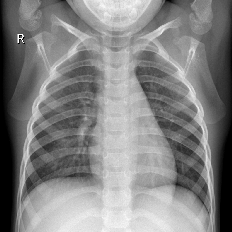
#> input picture Labs/lab02/task1/data/sample_xray.png, 232 x 232 px
$ python xray_enhancement.py
#> lines starting #> are read from the running program, lines starting #| are printed output that depends on the picture; after the words box and inside, x2 and y2 are one past the last pixel; in counts of white or black regions, pixels touching at a corner belong together
# %% [markdown]
# # Task 1: Diagnostic Enhancement of Chest X-Rays
#
# This notebook demonstrates a complete image processing pipeline for
# enhancing raw chest X-ray images. The operations include histogram
# equalization, color mapping, color balance correction, thresholding,
# logarithmic transformation, and power-law (gamma) correction.

# %% Imports
import cv2
import numpy as np
import matplotlib.pyplot as plt
import os

# Create output directory
os.makedirs('output', exist_ok=True)

# %% [markdown]
# ## 1. Load and Display
# Load the sample chest X-ray as a grayscale image and display it.

# %% Load and Display
img = cv2.imread('data/sample_xray.png', cv2.IMREAD_GRAYSCALE)
#> img is the input picture: shape (232, 232); min 0, max 255, mean 130.8
if img is None:
    raise FileNotFoundError("Could not load data/sample_xray.png")

plt.figure(figsize=(6, 6))
plt.imshow(img, cmap='gray')
plt.title('Original Chest X-Ray (Grayscale)')
plt.axis('off')
plt.tight_layout()
plt.savefig('output/01_original.png', dpi=150, bbox_inches='tight')
plt.show()
print(f"Image shape: {img.shape}, dtype: {img.dtype}")
#| Image shape: (232, 232), dtype: uint8
print(f"Intensity range: [{img.min()}, {img.max()}]")
#| Intensity range: [0, 255]

# %% [markdown]
# ## 2. Contrast Enhancement — Histogram Equalization
# Apply histogram equalization to redistribute pixel intensities,
# making lung structures far more visible.

# %% Contrast Enhancement
equalized = cv2.equalizeHist(img)
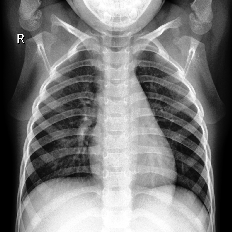
#> equalized: shape (232, 232); min 0, max 255, mean 122.5

fig, axes = plt.subplots(1, 2, figsize=(12, 6))
axes[0].imshow(img, cmap='gray')
axes[0].set_title('Original X-Ray')
axes[0].axis('off')
axes[1].imshow(equalized, cmap='gray')
axes[1].set_title('Histogram Equalized')
axes[1].axis('off')
plt.tight_layout()
plt.savefig('output/02_histogram_equalized.png', dpi=150, bbox_inches='tight')
plt.show()

# Show histogram comparison
fig, axes = plt.subplots(1, 2, figsize=(12, 4))
axes[0].hist(img.ravel(), 256, [0, 256], color='steelblue')
axes[0].set_title('Original Histogram')
axes[0].set_xlabel('Pixel Intensity')
axes[0].set_ylabel('Frequency')
axes[1].hist(equalized.ravel(), 256, [0, 256], color='coral')
axes[1].set_title('Equalized Histogram')
axes[1].set_xlabel('Pixel Intensity')
axes[1].set_ylabel('Frequency')
plt.tight_layout()
plt.savefig('output/02_histogram_comparison.png', dpi=150, bbox_inches='tight')
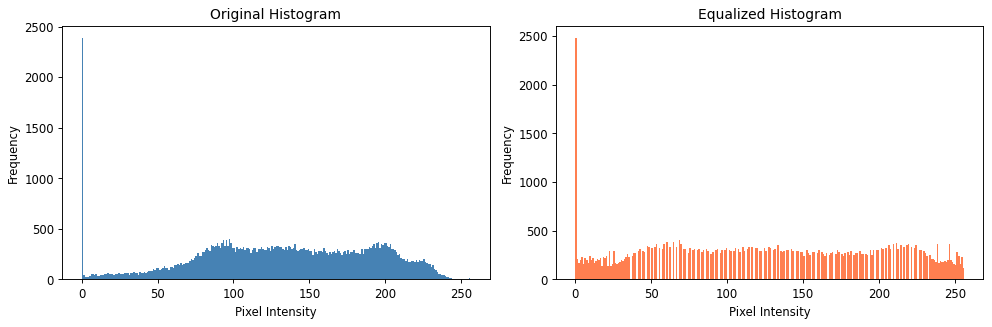
#> figure drawn by matplotlib, 2 panels; panel 1: tallest bar 2388 high, from x = 0 to 1; panel 2: tallest bar 2482 high, from x = 0 to 1
plt.show()

# %% [markdown]
# ## 3. Color Mapping (False-Color Heatmap)
# Convert the equalized grayscale image into a false-color heatmap using
# OpenCV's `COLORMAP_JET`. This maps pixel intensity to a color spectrum,
# helping the human eye detect subtle fluid boundaries and density variations.

# %% Color Mapping
heatmap = cv2.applyColorMap(equalized, cv2.COLORMAP_JET)
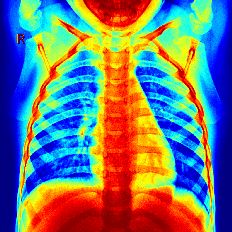
#> heatmap: shape (232, 232, 3); mean B, G, R 119.6, 121.6, 114.8
heatmap_rgb = cv2.cvtColor(heatmap, cv2.COLOR_BGR2RGB)

fig, axes = plt.subplots(1, 2, figsize=(12, 6))
axes[0].imshow(equalized, cmap='gray')
axes[0].set_title('Equalized Grayscale')
axes[0].axis('off')
axes[1].imshow(heatmap_rgb)
axes[1].set_title('COLORMAP_JET Heatmap')
axes[1].axis('off')
plt.tight_layout()
plt.savefig('output/03_colormap_jet.png', dpi=150, bbox_inches='tight')
plt.show()

# %% [markdown]
# ## 4. Color Balance
# Simulate a lighting correction by applying a mathematical color balance
# shift. This neutralizes any artificial color casts in the visualization
# by scaling channels toward a white-balanced mean.

# %% Color Balance
heatmap_float = heatmap_rgb.astype(np.float64)

# Compute per-channel means and overall mean
channel_means = heatmap_float.mean(axis=(0, 1))
#> channel_means = [114.8, 121.6, 119.6]
overall_mean = channel_means.mean()
#> overall_mean = 118.7

# Scale each channel to match the overall mean (Gray World assumption)
balanced = np.zeros_like(heatmap_float)
for i in range(3):
    if channel_means[i] > 0:
        balanced[:, :, i] = heatmap_float[:, :, i] * (overall_mean / channel_means[i])

balanced = np.clip(balanced, 0, 255).astype(np.uint8)

fig, axes = plt.subplots(1, 2, figsize=(12, 6))
axes[0].imshow(heatmap_rgb)
axes[0].set_title('Before Color Balance')
axes[0].axis('off')
axes[1].imshow(balanced)
axes[1].set_title('After Color Balance')
axes[1].axis('off')
plt.tight_layout()
plt.savefig('output/04_color_balanced.png', dpi=150, bbox_inches='tight')
plt.show()

# %% [markdown]
# ## 5. Color Filtering (Thresholding)
# Dense tissue (bone, fluid) reflects high-intensity values. Apply a strict
# threshold to mask out everything except the densest structures, isolating
# the ribs, spine, and any fluid build-up.

# %% Color Filtering (Thresholding)
threshold_value = 200
_, dense_mask = cv2.threshold(equalized, threshold_value, 255, cv2.THRESH_BINARY)
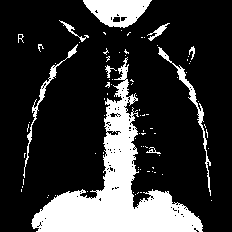
#> dense_mask: shape (232, 232); 20.9% white; 84 white regions (73 under 20 px), largest, box (x1, y1, x2, y2) and area: (31, 57, 203, 232) 8461, (83, 0, 152, 28) 1245, (158, 47, 211, 196) 544

# Apply mask to the original equalized image
dense_only = cv2.bitwise_and(equalized, equalized, mask=dense_mask)
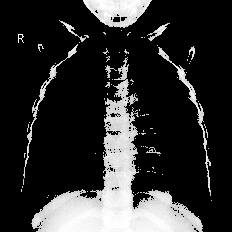
#> dense_only: shape (232, 232); min 0, max 255, mean 47.6

fig, axes = plt.subplots(1, 3, figsize=(16, 5))
axes[0].imshow(equalized, cmap='gray')
axes[0].set_title('Equalized Image')
axes[0].axis('off')
axes[1].imshow(dense_mask, cmap='gray')
axes[1].set_title(f'Threshold Mask (>{threshold_value})')
axes[1].axis('off')
axes[2].imshow(dense_only, cmap='gray')
axes[2].set_title('Dense Tissue Only')
axes[2].axis('off')
plt.tight_layout()
plt.savefig('output/05_thresholded.png', dpi=150, bbox_inches='tight')
plt.show()

# %% [markdown]
# ## 6. Logarithmic Transformation
# Apply a logarithmic curve `s = c * log(1 + r)` to the raw X-ray.
# This mathematically expands the dark background regions, revealing the
# faint outer edges of the ribcage that are nearly invisible in the original.

# %% Logarithmic Transformation
img_float = img.astype(np.float64)
c = 255.0 / np.log(1 + img_float.max())
#> c = 45.99
log_transformed = c * np.log(1 + img_float)
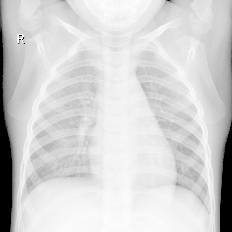
#> log_transformed: shape (232, 232) float64; min 0, max 255, mean 211.6
log_transformed = np.clip(log_transformed, 0, 255).astype(np.uint8)

fig, axes = plt.subplots(1, 2, figsize=(12, 6))
axes[0].imshow(img, cmap='gray')
axes[0].set_title('Original (Raw)')
axes[0].axis('off')
axes[1].imshow(log_transformed, cmap='gray')
axes[1].set_title('Logarithmic Transformation')
axes[1].axis('off')
plt.tight_layout()
plt.savefig('output/06_log_transform.png', dpi=150, bbox_inches='tight')
plt.show()

# %% [markdown]
# ## 7. Power-Law Transformation (Gamma Correction)
# Apply a fractional power-law transformation (γ < 1.0) to fine-tune the
# midtones, reducing the harsh contrast of the bones so the soft lung
# tissue becomes clearer.
#
# Formula: `s = c * r^γ`  where γ = 0.5

# %% Power-Law (Gamma) Transformation
gamma = 0.5
img_normalized = img.astype(np.float64) / 255.0
gamma_corrected = np.power(img_normalized, gamma)
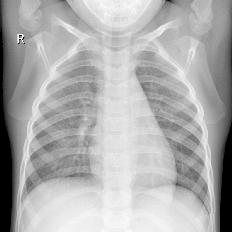
#> gamma_corrected: shape (232, 232) float64; min 0, max 1, mean 0.683
gamma_corrected = (gamma_corrected * 255).astype(np.uint8)

fig, axes = plt.subplots(1, 2, figsize=(12, 6))
axes[0].imshow(img, cmap='gray')
axes[0].set_title('Original (Raw)')
axes[0].axis('off')
axes[1].imshow(gamma_corrected, cmap='gray')
axes[1].set_title(f'Gamma Correction (γ = {gamma})')
axes[1].axis('off')
plt.tight_layout()
plt.savefig('output/07_gamma_correction.png', dpi=150, bbox_inches='tight')
plt.show()

# %% [markdown]
# ## Summary Comparison
# Display all key stages of the pipeline side-by-side.

# %% Summary
fig, axes = plt.subplots(2, 4, figsize=(20, 10))
images = [img, equalized, heatmap_rgb, balanced,
          dense_only, log_transformed, gamma_corrected, equalized]
titles = ['Original', 'Equalized', 'Heatmap (JET)', 'Color Balanced',
          'Dense Tissue', 'Log Transform', 'Gamma (0.5)', 'Final Equalized']
cmaps  = ['gray', 'gray', None, None,
          'gray', 'gray', 'gray', 'gray']

for ax, image, title, cmap in zip(axes.ravel(), images, titles, cmaps):
    ax.imshow(image, cmap=cmap)
    ax.set_title(title, fontsize=11)
    ax.axis('off')
#> this loop made 8 passes
#> (title, cmap) on passes 1 to 8: ('Original', 'gray'), ('Equalized', 'gray'), ('Heatmap (JET)', None), ('Color Balanced', None), ('Dense Tissue', 'gray'), ('Log Transform', 'gray'), ('Gamma (0.5)', 'gray'), ('Final Equalized', 'gray')

plt.suptitle('Chest X-Ray Enhancement Pipeline — All Stages', fontsize=14, y=1.02)
plt.tight_layout()
plt.savefig('output/08_summary.png', dpi=150, bbox_inches='tight')
plt.show()

print("All output images saved to output/ directory.")
